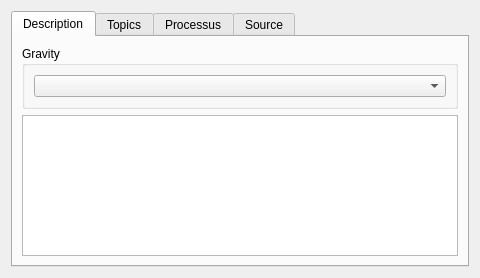
<?xml version="1.0" encoding="UTF-8"?>
<ui version="4.0">
 <class>Form_base3_cs</class>
 <widget class="QWidget" name="Form_base3_cs">
  <property name="geometry">
   <rect>
    <x>0</x>
    <y>0</y>
    <width>480</width>
    <height>278</height>
   </rect>
  </property>
  <property name="windowTitle">
   <string>Form</string>
  </property>
  <layout class="QVBoxLayout" name="verticalLayout">
   <item>
    <widget class="QTabWidget" name="tabWidget">
     <property name="currentIndex">
      <number>0</number>
     </property>
     <widget class="QWidget" name="tab">
      <attribute name="title">
       <string>Description</string>
      </attribute>
      <layout class="QVBoxLayout" name="verticalLayout_24">
       <item>
        <widget class="QGroupBox" name="groupBox_3">
         <property name="title">
          <string>Gravity</string>
         </property>
         <layout class="QVBoxLayout" name="verticalLayout_11">
          <item>
           <widget class="QComboBox" name="comboBox_ncathcategorie"/>
          </item>
         </layout>
        </widget>
       </item>
       <item>
        <widget class="QTextBrowser" name="textBrowser_ncadescription">
         <property name="readOnly">
          <bool>false</bool>
         </property>
        </widget>
       </item>
      </layout>
     </widget>
     <widget class="QWidget" name="tab_3">
      <attribute name="title">
       <string>Topics</string>
      </attribute>
      <layout class="QVBoxLayout" name="verticalLayout_10">
       <item>
        <widget class="QGroupBox" name="groupBox_2">
         <property name="title">
          <string>Topics</string>
         </property>
         <layout class="QGridLayout" name="gridLayout_5">
          <item row="0" column="1">
           <widget class="QCheckBox" name="checkBox_ncathsecurite">
            <property name="text">
             <string>Safety</string>
            </property>
           </widget>
          </item>
          <item row="0" column="0">
           <widget class="QCheckBox" name="checkBox_ncathqualite">
            <property name="text">
             <string>Quality</string>
            </property>
           </widget>
          </item>
          <item row="0" column="2">
           <widget class="QCheckBox" name="checkBox_ncathenvironnement">
            <property name="text">
             <string>Environnemental</string>
            </property>
           </widget>
          </item>
          <item row="1" column="0">
           <widget class="QCheckBox" name="checkBox_ncathouvrage">
            <property name="text">
             <string>Civil works</string>
            </property>
           </widget>
          </item>
          <item row="1" column="1">
           <widget class="QCheckBox" name="checkBox_ncathsystem">
            <property name="text">
             <string>System</string>
            </property>
           </widget>
          </item>
          <item row="1" column="2">
           <widget class="QCheckBox" name="checkBox_ncathreglementaire">
            <property name="text">
             <string>Regulatory</string>
            </property>
           </widget>
          </item>
          <item row="2" column="1" colspan="2">
           <widget class="QTextBrowser" name="textBrowser_ncathcommentaire">
            <property name="readOnly">
             <bool>false</bool>
            </property>
           </widget>
          </item>
          <item row="2" column="0">
           <widget class="QLabel" name="label_10">
            <property name="text">
             <string>Comments/other</string>
            </property>
           </widget>
          </item>
         </layout>
        </widget>
       </item>
      </layout>
     </widget>
     <widget class="QWidget" name="tab_4">
      <attribute name="title">
       <string>Processus</string>
      </attribute>
      <layout class="QGridLayout" name="gridLayout_7">
       <item row="0" column="0">
        <widget class="QTextBrowser" name="textBrowser_ncaprocessus">
         <property name="readOnly">
          <bool>false</bool>
         </property>
        </widget>
       </item>
      </layout>
     </widget>
     <widget class="QWidget" name="tab_5">
      <attribute name="title">
       <string>Source</string>
      </attribute>
      <layout class="QVBoxLayout" name="verticalLayout_12">
       <item>
        <widget class="QTextBrowser" name="textBrowser_ncacause">
         <property name="readOnly">
          <bool>false</bool>
         </property>
        </widget>
       </item>
      </layout>
     </widget>
    </widget>
   </item>
  </layout>
 </widget>
 <resources/>
 <connections/>
</ui>
